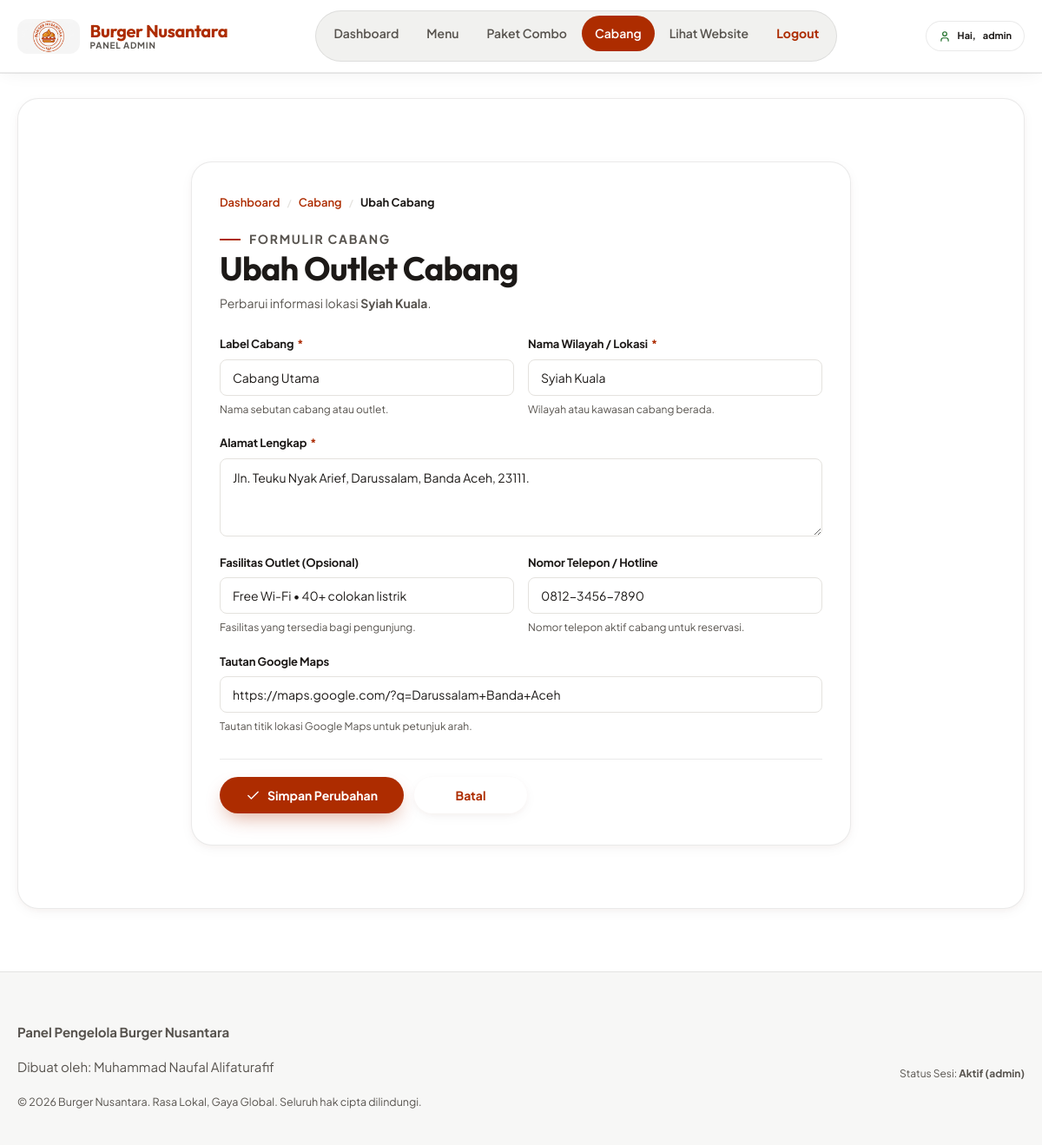
/admin/cabang/edit.php?id=1 (signed in), run on the app's committed database.
### tables this page shows
CREATE TABLE `cabang` (
  `id_cabang` int NOT NULL AUTO_INCREMENT,
  `label_cabang` varchar(50) NOT NULL,
  `nama_lokasi` varchar(100) NOT NULL,
  `alamat` text NOT NULL,
  `fasilitas` varchar(150) DEFAULT NULL,
  `telepon` varchar(20) DEFAULT NULL,
  `link_maps` varchar(255) DEFAULT NULL,
  PRIMARY KEY (`id_cabang`)
);

### admin/cabang/edit.php (the view, shortened to what this page needs)
<?php
require_once '../../koneksi.php';
$id_cabang = (int)($_GET['id'] ?? $_POST['id_cabang'] ?? 0);
$query_cari = "SELECT * FROM cabang WHERE id_cabang = ?";
$stmt_cari  = mysqli_prepare($koneksi, $query_cari);
mysqli_stmt_bind_param($stmt_cari, "i", $id_cabang);
mysqli_stmt_execute($stmt_cari);
$hasil_cari = mysqli_stmt_get_result($stmt_cari);
$cabang_lama= mysqli_fetch_assoc($hasil_cari);
$label_cabang = $cabang_lama['label_cabang'];
$nama_lokasi  = $cabang_lama['nama_lokasi'];
$alamat       = $cabang_lama['alamat'];
$fasilitas    = $cabang_lama['fasilitas'] ?? '';
$telepon      = $cabang_lama['telepon'] ?? '';
$link_maps    = $cabang_lama['link_maps'] ?? '';
include '../includes/header.php';
?>
    <section class="section">
      <div class="section-inner">
        <fieldset>
          <div class="form-card">
            <nav class="breadcrumb">
              <a href="../index.php">Dashboard</a>
              <span class="breadcrumb-sep">/</span>
              <a href="index.php">Cabang</a>
              <span class="breadcrumb-sep">/</span>
              <span class="breadcrumb-cur">Ubah Cabang</span>
            </nav>
            <div class="form-card-head">
              <p class="eyebrow">Formulir Cabang</p>
              <h2>Ubah Outlet Cabang</h2>
              <p>Perbarui informasi lokasi <strong><?php echo htmlspecialchars($cabang_lama['nama_lokasi']); ?></strong>.</p>
            </div>
            <form action="edit.php" method="POST" class="form-grid">
              <div class="form-row">
                <div class="form-group">
                  <label for="label_cabang" class="form-label">Label Cabang<span class="req">*</span></label>
                  <input type="text" id="label_cabang" name="label_cabang" class="form-control" required maxlength="50" placeholder="Contoh: Cabang Utama, Cabang Gowa" value="<?php echo htmlspecialchars($label_cabang); ?>">
                  <p class="form-help">Nama sebutan cabang atau outlet.</p>
                </div>
                <div class="form-group">
                  <label for="nama_lokasi" class="form-label">Nama Wilayah / Lokasi<span class="req">*</span></label>
                  <input type="text" id="nama_lokasi" name="nama_lokasi" class="form-control" required maxlength="100" placeholder="Contoh: Syiah Kuala, Batoh" value="<?php echo htmlspecialchars($nama_lokasi); ?>">
                  <p class="form-help">Wilayah atau kawasan cabang berada.</p>
                </div>
              </div>
              <div class="form-group">
                <label for="alamat" class="form-label">Alamat Lengkap<span class="req">*</span></label>
                <textarea id="alamat" name="alamat" class="form-control" required rows="3" placeholder="Contoh: Jln. Teuku Nyak Arief, Darussalam, Banda Aceh, 23111."><?php echo htmlspecialchars($alamat); ?></textarea>
              </div>
              <div class="form-row">
                <div class="form-group">
                  <label for="fasilitas" class="form-label">Fasilitas Outlet (Opsional)</label>
                  <input type="text" id="fasilitas" name="fasilitas" class="form-control" maxlength="150" placeholder="Contoh: Free Wi-Fi • 40+ colokan listrik" value="<?php echo htmlspecialchars($fasilitas); ?>">
                  <p class="form-help">Fasilitas yang tersedia bagi pengunjung.</p>
                </div>
                <div class="form-group">
                  <label for="telepon" class="form-label">Nomor Telepon / Hotline</label>
                  <input type="text" id="telepon" name="telepon" class="form-control" maxlength="20" placeholder="Contoh: 0812-3456-7890" value="<?php echo htmlspecialchars($telepon); ?>">
                  <p class="form-help">Nomor telepon aktif cabang untuk reservasi.</p>
                </div>
              </div>
              <div class="form-group">
                <label for="link_maps" class="form-label">Tautan Google Maps</label>
                <input type="text" id="link_maps" name="link_maps" class="form-control" maxlength="255" placeholder="Contoh: https://maps.google.com/?q=Darussalam+Banda+Aceh" value="<?php echo htmlspecialchars($link_maps); ?>">
                <p class="form-help">Tautan titik lokasi Google Maps untuk petunjuk arah.</p>
              </div>
              <div class="form-actions">
                <button type="submit" class="btn btn-primary">
                  <svg class="ico" aria-hidden="true"><use href="#ico-check"></use></svg>Simpan Perubahan
                </button>
                <a href="index.php" class="btn btn-ghost">Batal</a>
              </div>
            </form>
          </div>
        </fieldset>
      </div>
    </section>
<?php
include '../includes/footer.php';
?>

### data on the page
cabang: nama_lokasi "Syiah Kuala", label_cabang "Cabang Utama", alamat "Jln. Teuku Nyak Arief, Darussalam, Banda Aceh, 23111.", fasilitas "Free Wi-Fi • 40+ colokan listrik", telepon "0812-3456-7890", link_maps "https://maps.google.com/?q=Darussalam+Banda+Aceh"

### other printed values
$_SESSION['admin'] "admin"
